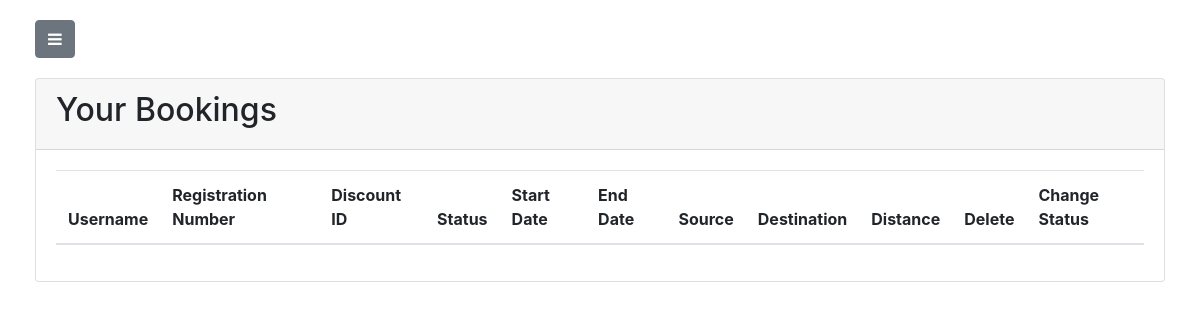
The page /booking/bookings (signed in) on the database as committed earlier.
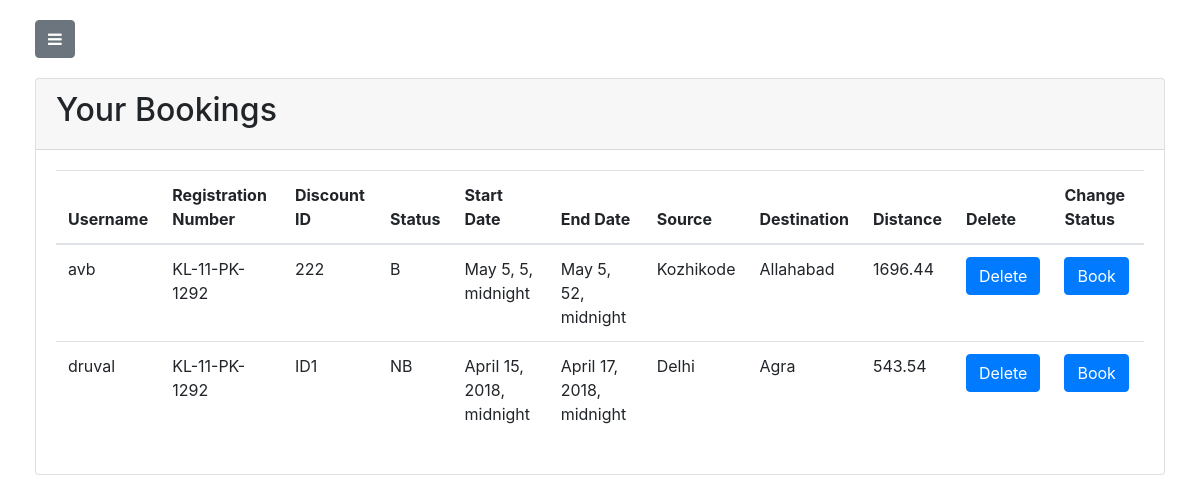
The same page on the database as committed later.
### booking/models.py (models this page shows, shortened)
class Book(models.Model):
    source=models.CharField(max_length=100)
    destination=models.CharField(max_length=100)
    source_latitude=models.DecimalField(max_digits=20,default=0,decimal_places=2)
    source_longitude=models.DecimalField(max_digits=20,default=0,decimal_places=2)
    destination_latitude=models.DecimalField(max_digits=20,default=0,decimal_places=2)
    distance=models.DecimalField(max_digits=20,default=0,decimal_places=2)
    destination_longitude=models.DecimalField(max_digits=20,default=0,decimal_places=2)
    bookingDate=models.DateTimeField(default=timezone.now)
    startDate=models.DateTimeField("Start date ")
    endDate=models.DateTimeField("end date ")
    securityDeposit=models.IntegerField()
    status_CHOICES=(
        ('B','booked'),
        ('NB','not booked')
    )
    status=models.CharField(
        max_length=2,
        choices=status_CHOICES,
        default='NB',
    )
    discountId=models.CharField(max_length=100)
    allottedUser=models.ForeignKey(User,default=None,on_delete=models.CASCADE)
    allottedDriver=models.ForeignKey(Driver,null=True,blank=True,on_delete=models.CASCADE)
    vehicle=models.ForeignKey(Vehicle,on_delete=models.CASCADE)
    cost=models.FloatField()

### vehicle/models.py (models this page shows, shortened)
class Vehicle(models.Model):
    VEHICLE_STATUS_CHOICES = (
        ('B', 'Booked'),
        ('NB', 'Not Booked'),
    )
    INSURANCE_STATUS_CHOICES = (
        ('U','Updated'),
        ('NU','Not Updated'),
    )
    VEHICLE_TYPE_CHOICES = (
        ('P','Passenger'),
        ('T','Truck'),
        ('C','Construction'),
    )
    FUEL_TYPE_CHOICES = (
        ('P','Petrol'),
        ('D','Diesel'),
    )
    owner = models.ForeignKey(User,default=None,on_delete=models.CASCADE)
    cost_per_km = models.DecimalField(max_digits=20,default=0,decimal_places=2)
    price = models.DecimalField(max_digits=20,default="0",decimal_places=3)
    registration_plate = models.CharField(max_length=200,default='')
    vehicle_status = models.CharField(max_length=2,default='NB',choices=VEHICLE_STATUS_CHOICES)
    insurance_status = models.CharField(max_length=2,default='NU',choices=INSURANCE_STATUS_CHOICES)
    no_of_km_travelled = models.DecimalField(max_digits=20,default=0,decimal_places=0)
    fuel_type = models.CharField(max_length=1,default='P',choices=FUEL_TYPE_CHOICES)
    mileage = models.DecimalField(max_digits=20,default=0,decimal_places=0)
    vehicle_type = models.CharField(max_length=1,default='P',choices=VEHICLE_TYPE_CHOICES)
    image=models.ImageField(upload_to="vehicle_image",default="default.png",blank=True)

### booking/views.py (the view)
# urls.py: path('bookings',views.booking,name='bookings'),
def booking(request):
    if request.POST:
        form=BookForm(request.POST)
        return render(request,'booking/index.html',{'form':form})
    else:
        if request.user.is_superuser:
            bookings = Book.objects.all()
            return render(request,'booking/bookinglist.html',{ 'bookings' : bookings ,'user':request.user})
        else:
            bookings = Book.objects.filter(allottedUser=request.user)
            return render(request,'booking/bookinglist.html',{ 'bookings' : bookings ,'user':request.user})

### booking/templates/booking/bookinglist.html (shortened to what the changed rows need)
{% load staticfiles %}
{% load crispy_forms_tags %}
<!DOCTYPE html>
<html lang="en">
<head>
    <link href="{% static 'vendor/bootstrap/css/bootstrap.min.css' %}" rel="stylesheet">
    <link rel="stylesheet" href="https://maxcdn.bootstrapcdn.com/bootstrap/4.0.0/css/bootstrap.min.css">
    <link rel="stylesheet" href="https://cdnjs.cloudflare.com/ajax/libs/font-awesome/4.7.0/css/font-awesome.css">
    <link href="{% static 'css/simple-sidebar.css' %}" rel="stylesheet">
</head>
<body>
{% if user.is_authenticated %}
    <div id="wrapper">
        <div id="page-content-wrapper">
            <div class="container-fluid">
                <div class="row">
                    <div class="col-md-12">
                        <div class="card">
                            <div class="card-header">
                                <h2>Your Bookings</h2>
                            </div>
                            <div class="card-body">
                                <table class="table">
                                  <thead>
                                    <tr>
                                      {% if user.is_superuser %}
                                        <th scope="col">Username</th>
                                      {% endif %}
                                      <th scope="col">Registration Number</th>
                                      <th scope="col">Discount ID</th>
                                      <th scope="col">Status</th>
                                      <th scope="col">Start Date</th>
                                      <th scope="col">End Date</th>
                                      <th scope="col">Source</th>
                                      <th scope="col">Destination</th>
                                      <th scope="col">Distance</th>
                                      <th scope="col">Delete</th>
                                      {% if user.is_superuser %}
                                        <th scope="col">Change Status</th>
                                      {% endif %}
                                    </tr>
                                  </thead>
                                  <tbody>
                                    {% for item in bookings %}
                                    <tr>
                                      {% if user.is_superuser %}
                                        <td>{{item.allottedUser.username}}</td>
                                      {% endif %}
                                      <td>{{item.vehicle.registration_plate}}</td>
                                      <td>{{item.discountId}}</td>
                                      <td>{{item.status}}</td>
                                      <td>{{item.startDate}}</td>
                                      <td>{{item.endDate}}</td>
                                      <td>{{item.source}}</td>
                                      <td>{{item.destination}}</td>
                                      <td>{{item.distance}}</td>
                                      <td>
                                        <a href="/booking/delete/{{item.id}}"><input type="button" value="Delete" name="delete" class="btn btn-primary" id="submit"/></a>
                                      </td>
                                      {% if user.is_superuser %}
                                        <td><a href="/booking/changestatus/{{item.id}}"><input type="button" value="Book" name="Book" class="btn btn-primary" id="submit"/></a></td>
                                      {% endif %}
                                    </tr>
                                    {% endfor %}
                                  </tbody>
                                </table>
                            </div>
                        </div>
                    </div>
                </div>
            </div>
        </div>
    </div>
{% else %}
<div class="jumbotron jumbotron-fluid">
    <div class="container">
        <h1 class="display-3">You are not logged in</h1>
    </div>
</div>
{% endif %}
</body>
</html>

Rows that differ between the two databases and show on the page:
added Book: allottedUser.username "avb", vehicle.registration_plate "KL-11-PK-1292", discountId "222", status "B", startDate "May 5, 5, midnight", endDate "May 5, 52, midnight", source "Kozhikode", destination "Allahabad", distance "1696.44"
added Book: allottedUser.username "druval", vehicle.registration_plate "KL-11-PK-1292", discountId "ID1", status "NB", startDate "April 15, 2018, midnight", endDate "April 17, 2018, midnight", source "Delhi", destination "Agra", distance "543.54"
